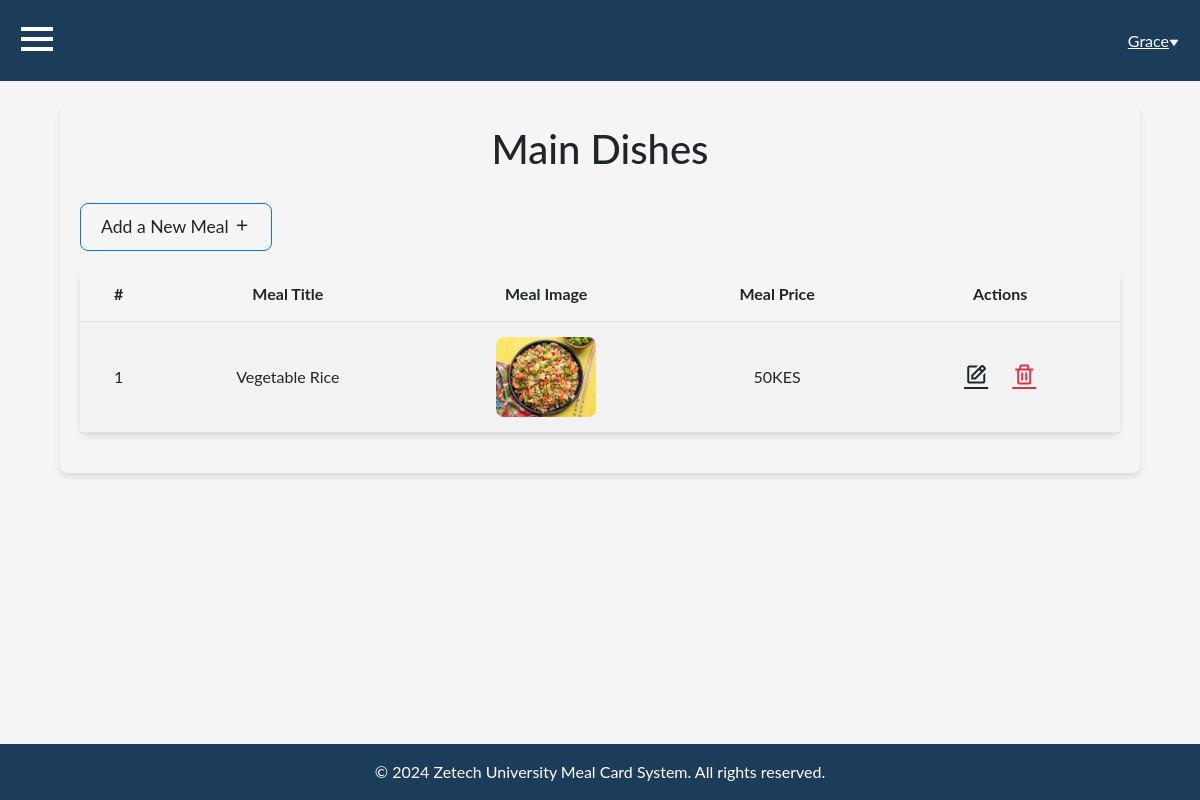
The page /admin/main_dishes.php (signed in) on the database its author committed.
### tables this page shows
CREATE TABLE `menu` (
  `meal_id` int(11) NOT NULL,
  `meal_title` varchar(255) NOT NULL,
  `meal_price` varchar(100) NOT NULL,
  `meal_category` varchar(100) NOT NULL,
  `date_created` timestamp NOT NULL DEFAULT current_timestamp(),
  `meal_img` varchar(255) NOT NULL
);

### admin/main_dishes.php (the view, shortened to what this page needs)
<?php
include('../includes/config.php');
$employeeNoAuth = $_SESSION['employee_no'];
$employeeauth = "SELECT * FROM admins WHERE employee_no = '$employeeNoAuth'";
$resultEmpAuth = mysqli_query($conn, $employeeauth);
$adminName = "";
if (mysqli_num_rows($resultEmpAuth) === 1) {
    $row = mysqli_fetch_assoc($resultEmpAuth);
    $adminName = $row['employee_names'];
}
?>
<!DOCTYPE html>
<html lang="en">
<head>
    <link rel="stylesheet" href="https://cdn.jsdelivr.net/npm/bootstrap@5.3.0/dist/css/bootstrap.min.css">
    <link rel="stylesheet" href="https://cdn.jsdelivr.net/npm/boxicons@2.0.9/css/boxicons.min.css">
    <link rel="stylesheet" href="css/main_dishes.css">
</head>
<body>
    <nav class="navbar" id="sticky-navbar">
        <div class="container-fluid">
            <button class="btn btn-link text-white" id="sidebarToggle"><i class="bx bx-menu bx-lg"></i></button>
            <div class="popover-container m-2">
                <button class="btn btn-link text-white" id="profilePopover"
                    data-bs-toggle="popover"
                    data-bs-html="true"
                    data-bs-content='<a href="admin_logout.php" class="text-decoration-none text-dark"><i class="bx bx-power-off"></i>Logout</a>'>
                    <?php echo strtok($adminName, ' '); ?><i class='bx bxs-down-arrow' style="font-size: 10px;"></i>
                </button>
            </div>
        </div>
    </nav>
    <div class="container main-container mt-4 table-responsive">
        <h1>Main Dishes</h1>
        <button class="add-meal-btn btn btn-primary mb-3" data-bs-toggle="modal" data-bs-target="#addMealModal">Add a New Meal <i class="bx bx-plus"></i></button>
        <table class="table table-striped">
            <thead>
                <tr>
                    <th>#</th>
                    <th>Meal Title</th>
                    <th>Meal Image</th>
                    <th>Meal Price</th>
                    <th>Actions</th>
                </tr>
            </thead>
            <tbody>
                <?php
                $counter = 1;
                $fetchMealsQuery = "SELECT * FROM menu WHERE meal_category = 'main'";
                $mealsResult = mysqli_query($conn, $fetchMealsQuery);
                while ($row = mysqli_fetch_assoc($mealsResult)) {
                    echo '<tr>
                            <td>' . $counter++ . '</td>
                            <td>' . htmlspecialchars($row['meal_title']) . '</td>
                            <td><img src="uploads/images/' . htmlspecialchars($row['meal_img']) . '" alt="' . htmlspecialchars($row['meal_title']) . '" width="80"></td>
                            <td>' . htmlspecialchars($row['meal_price']) . 'KES</td>
                            <td>
                                <a href="edit_main_dish.php?id=' . $row['meal_id'] . '" class="bx bx-edit action-icons"></a>
                                <a href="main_dishes.php?deleteMeal=' . $row['meal_id'] . '" class="bx bx-trash action-icons text-danger" onclick="return confirm(\'Are you sure you want to delete this beverage?\')"></a>
                            </td>
                        </tr>';
                }
                ?>
            </tbody>
        </table>
    </div>
    <footer class="footer">
        &copy; 2024 Zetech University Meal Card System. All rights reserved.
    </footer>
</body>
</html>

### admin/css/main_dishes.css (style rules this page uses)
body { font-family: var(--font-body); background-color: var(--color-gray-bg); margin: 0; display: flex; flex-direction: column; min-height: 100vh; overflow-x: hidden; }
.container-fluid { padding: 0; }
.navbar { background-color: var(--color-navy-blue); color: var(--color-text-white); }
.main-container { margin: 40px auto; max-width: 90%; background-color: var(--color-soft-gray); border-radius: var(--border-radius); padding: 20px; box-shadow: var(--box-shadow-light); }
h1 { text-align: center; font-family: var(--font-header); color: var(--color-dark-plum); margin-bottom: 30px; }
.add-meal-btn { margin-bottom: 20px; background-color: var(--color-warm-coral); color: var(--color-text-light); font-size: 1.1rem; padding: 10px 20px; border-radius: var(--border-radius); transition: background-color 0.3s; }
.table { width: 100%; margin-bottom: 20px; background-color: var(--color-cream-white); border-radius: var(--border-radius); box-shadow: var(--box-shadow-light); }
.table th, .table td { padding: 15px; text-align: center; vertical-align: middle; }
.table th { background-color: var(--color-soft-peach); color: var(--color-text-dark); }
.table img { width: 100px; height: 80px; border-radius: var(--border-radius); object-fit: cover; }
.action-icons { font-size: 1.5rem; cursor: pointer; margin: 0 10px; color: var(--color-dark-plum); }
.footer { background-color: var(--color-navy-blue); color: var(--color-text-white); text-align: center; padding: var(--spacing-medium); position: relative; bottom: 0; width: 100%; margin-top: auto; }

### rows shown on the page
menu: meal_title "Vegetable Rice", meal_img (picture), meal_price "50"

### other values the page prints
strtok($adminName, ' ') "Grace"
